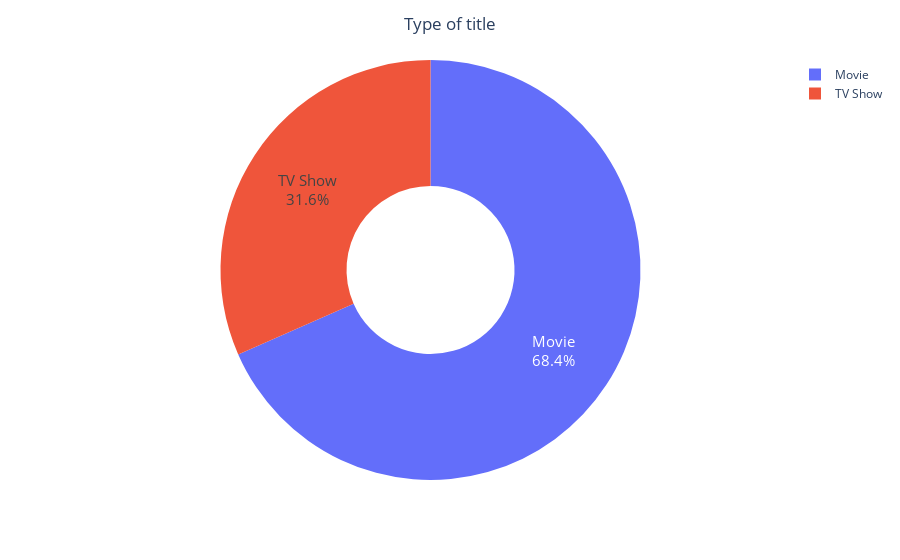

The code cell stored with this chart in its notebook:
### Code cell
fig1=px.pie(df_titles,values='Count',names='type',hole=0.4)
fig1.update_layout(title='Type of title',title_x=0.5)
fig1.update_traces(textfont_size=15,textinfo='percent+label')
fig1.show()

### Figure 1 — Plotly figure (JSON) as saved in the notebook; plotly's stock layout.template omitted (floating-point values rounded to 4 significant figures)
{"data": [{"domain": {"x": [0, 1], "y": [0, 1]}, "hole": 0.4, "hovertemplate": "type=%{label}<br>Count=%{value}<extra></extra>", "labels": ["Movie", "TV Show"], "legendgroup": "", "name": "", "showlegend": true, "textfont": {"size": 15}, "textinfo": "percent+label", "type": "pie", "values": [4265, 1969]}], "layout": {"legend": {"tracegroupgap": 0}, "margin": {"t": 60}, "title": {"text": "Type of title", "x": 0.5}}}
